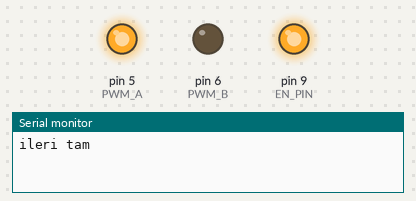
The sketch below on a simulated Arduino Uno, built with avr-gcc and run on an emulated ATmega328P. On the bench: output pins drawn as LEDs (lit = HIGH), the last lines printed to the serial monitor.

Above: at 0.05 s.
At 2.0 s:
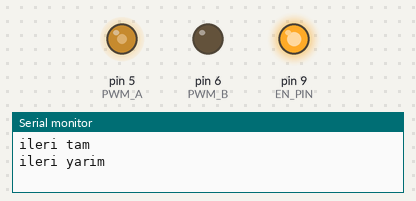
At 3.0 s:
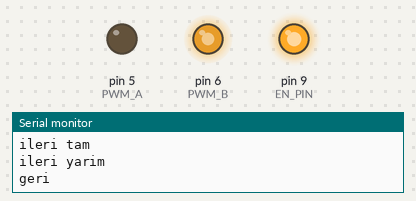
At 4.0 s:
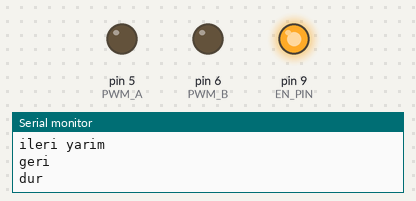
Timing chart, 0 to 5.2 s (numbered marks = the images above):
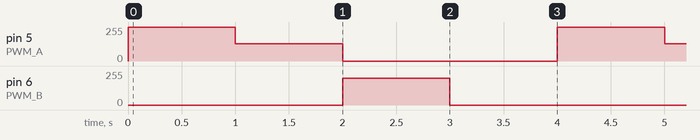

The sketch:

kopru_iki_pwm.ino
```cpp
// İki PWM girişli köprü sürücü (DRV8833, BTS7960)
// DRV8833: D5 -> AIN1, D6 -> AIN2      BTS7960: D5 -> RPWM, D6 -> LPWM, D9 -> R_EN ve L_EN
// Hız ve yön aynı anda: bir giriş PWM, diğeri LOW.
const int PWM_A = 5;
const int PWM_B = 6;
const int EN_PIN = 9;

void surus(int hiz) {           // -255 ... +255
  if (hiz >= 0) { analogWrite(PWM_B, 0); analogWrite(PWM_A, hiz); }
  else          { analogWrite(PWM_A, 0); analogWrite(PWM_B, -hiz); }
}

void setup() {
  Serial.begin(9600);
  pinMode(PWM_A, OUTPUT);
  pinMode(PWM_B, OUTPUT);
  pinMode(EN_PIN, OUTPUT);
  digitalWrite(EN_PIN, HIGH);   // BTS7960 yarım köprülerini etkinleştir
}

void loop() {
  Serial.println("ileri tam");  surus(255);  delay(1000);
  Serial.println("ileri yarim"); surus(128); delay(1000);
  Serial.println("geri");       surus(-200); delay(1000);
  Serial.println("dur");        surus(0);    delay(1000);
}
```

Measured:
- by itself, pin 5 (PWM_A): repeats every 4.0 s: 128/255 1.0 s, 0/255 2.0 s, 255/255 1.0 s
- by itself, pin 6 (PWM_B): alternates 200/255 for 1.0 s and 0/255 for 3.0 s
